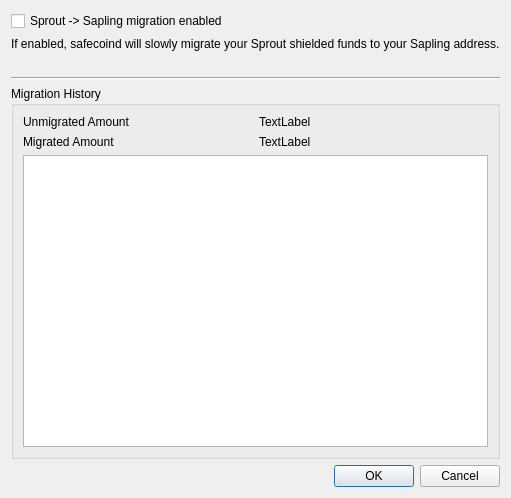
<?xml version="1.0" encoding="UTF-8"?>
<ui version="4.0">
 <class>MigrationDialog</class>
 <widget class="QDialog" name="MigrationDialog">
  <property name="geometry">
   <rect>
    <x>0</x>
    <y>0</y>
    <width>511</width>
    <height>498</height>
   </rect>
  </property>
  <property name="windowTitle">
   <string>Migration Turnstile</string>
  </property>
  <layout class="QGridLayout" name="gridLayout">
   <item row="9" column="0" colspan="2">
    <widget class="QDialogButtonBox" name="buttonBox">
     <property name="orientation">
      <enum>Qt::Horizontal</enum>
     </property>
     <property name="standardButtons">
      <set>QDialogButtonBox::Cancel|QDialogButtonBox::Ok</set>
     </property>
    </widget>
   </item>
   <item row="7" column="0" colspan="2">
    <widget class="QGroupBox" name="groupBox">
     <property name="title">
      <string>Migration History</string>
     </property>
     <layout class="QGridLayout" name="gridLayout_2">
      <item row="2" column="1">
       <widget class="QLabel" name="label_4">
        <property name="text">
         <string>Migrated Amount</string>
        </property>
       </widget>
      </item>
      <item row="4" column="1" colspan="2">
       <widget class="QTableView" name="tblTxids">
        <attribute name="horizontalHeaderStretchLastSection">
         <bool>true</bool>
        </attribute>
       </widget>
      </item>
      <item row="0" column="1">
       <widget class="QLabel" name="label_2">
        <property name="text">
         <string>Unmigrated Amount</string>
        </property>
       </widget>
      </item>
      <item row="0" column="2">
       <widget class="QLabel" name="lblUnMigrated">
        <property name="text">
         <string notr="true">TextLabel</string>
        </property>
       </widget>
      </item>
      <item row="2" column="2">
       <widget class="QLabel" name="lblMigrated">
        <property name="text">
         <string notr="true">TextLabel</string>
        </property>
       </widget>
      </item>
     </layout>
    </widget>
   </item>
   <item row="0" column="0" colspan="2">
    <widget class="QCheckBox" name="chkEnabled">
     <property name="text">
      <string>Sprout -&gt; Sapling migration enabled</string>
     </property>
    </widget>
   </item>
   <item row="1" column="0" colspan="2">
    <widget class="QLabel" name="label">
     <property name="text">
      <string>If enabled, safecoind will slowly migrate your Sprout shielded funds to your Sapling address. </string>
     </property>
     <property name="wordWrap">
      <bool>true</bool>
     </property>
    </widget>
   </item>
   <item row="4" column="0" colspan="2">
    <widget class="Line" name="line">
     <property name="orientation">
      <enum>Qt::Horizontal</enum>
     </property>
    </widget>
   </item>
   <item row="2" column="0" colspan="2">
    <widget class="QLabel" name="lblSaplingAddress">
     <property name="text">
      <string notr="true"/>
     </property>
    </widget>
   </item>
  </layout>
 </widget>
 <resources/>
 <connections>
  <connection>
   <sender>buttonBox</sender>
   <signal>accepted()</signal>
   <receiver>MigrationDialog</receiver>
   <slot>accept()</slot>
   <hints>
    <hint type="sourcelabel">
     <x>248</x>
     <y>254</y>
    </hint>
    <hint type="destinationlabel">
     <x>157</x>
     <y>274</y>
    </hint>
   </hints>
  </connection>
  <connection>
   <sender>buttonBox</sender>
   <signal>rejected()</signal>
   <receiver>MigrationDialog</receiver>
   <slot>reject()</slot>
   <hints>
    <hint type="sourcelabel">
     <x>316</x>
     <y>260</y>
    </hint>
    <hint type="destinationlabel">
     <x>286</x>
     <y>274</y>
    </hint>
   </hints>
  </connection>
 </connections>
</ui>
